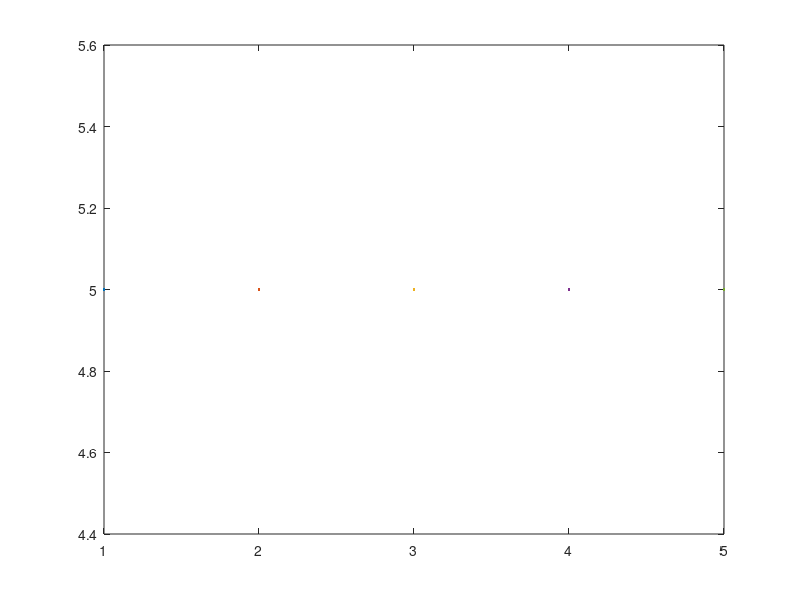

This figure's MATLAB source:
prompt= 'introduzca No. de iteraciones: ';
n = input(prompt);

prompt= 'introduzca el valor inicial: ';
x = input(prompt);
vectorIt= 1:1:n;

for i=1:i:n
   if i==1
    x(i) = -cos(x)/3
   else
        x(i) = -cos(x(i-1))/3
   end
end
plot(vectorIt,x);
